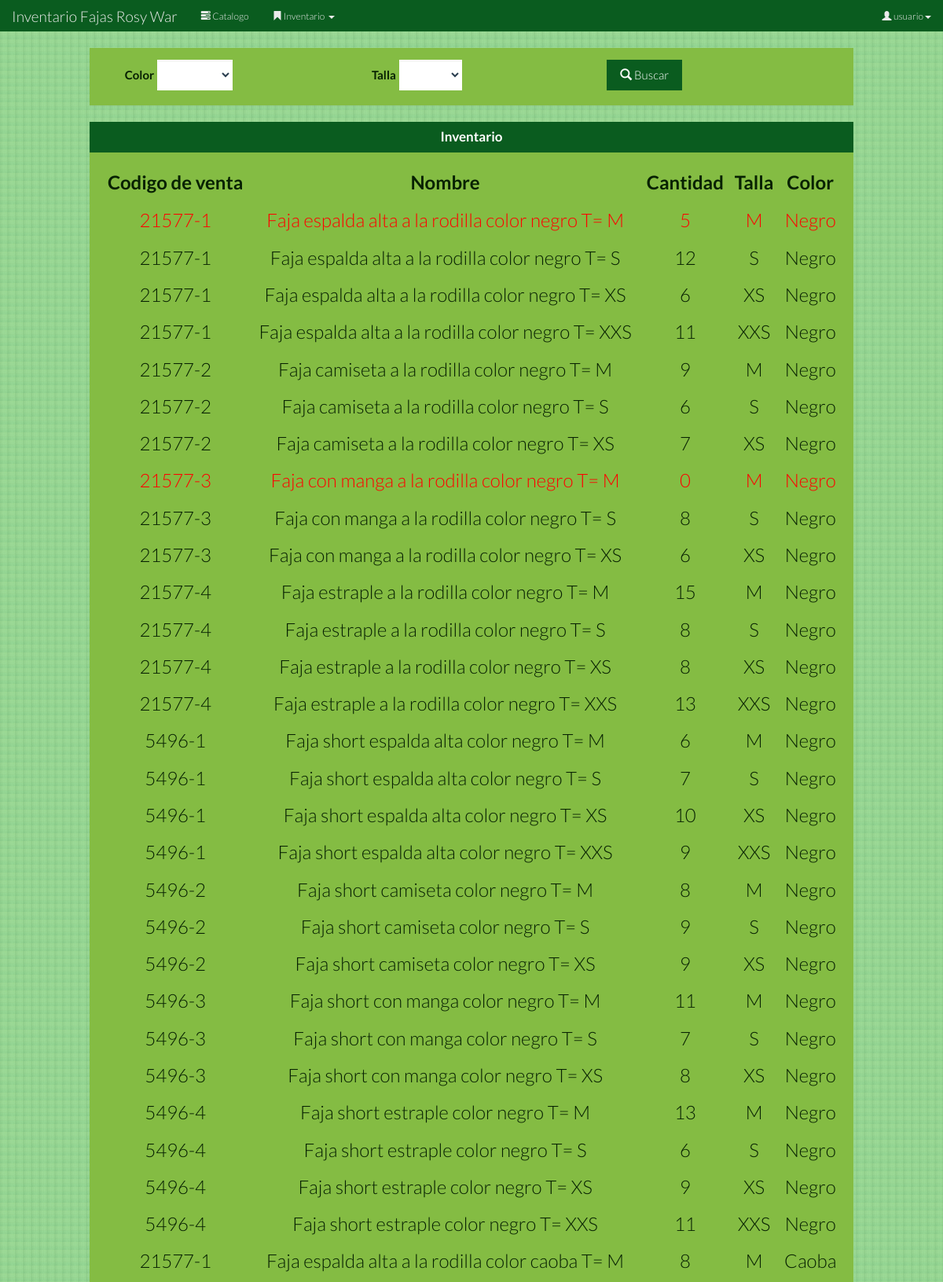
The page /Index.php/listar_inventario (signed in, upper part) on the database its author committed.
### tables this page shows
CREATE TABLE IF NOT EXISTS `producto` (
  `codigo_interno` varchar(255) NOT NULL,
  `codigo` varchar(255) NOT NULL,
  `nombre` varchar(255) NOT NULL,
  `cantidad` varchar(255) NOT NULL,
  `talla` varchar(5) NOT NULL,
  `color` varchar(255) NOT NULL,
  `precio1` double NOT NULL,
  `precio2` double NOT NULL,
  PRIMARY KEY (`codigo_interno`)
);

### Controlador.php (called while the page is built, shortened)
<?php
	require_once "Modelos/Modelo_productos.php";
	function listar_inventario_action(){
		$inventario=listarinventario();
		require "plantillas//menu/busqueda.php";
	}
?>

### Modelos/Modelo_productos.php (called while the page is built, shortened)
<?php
	function listarinventario(){
		$conexion=conectar_base_de_datos();
		$consulta = "SELECT * FROM producto";
		$resultado = mysqli_query($conexion,$consulta);
		$inventario=array();
		while ($fila = $resultado->fetch_assoc()) {
			$inventario[]=$fila;
		}
		return $inventario;
	}
?>

### plantillas/listarinventario.php (the view, shortened to what this page needs)
<?php ob_start();
  if(isset($_SESSION["Tipo"])){
    switch($_SESSION["Tipo"]){
      case 'Usuario':
        include 'plantillas/menu/menu_usuario.php';
      break;
    }
  }else{
  	header("Location: /Inventario_RosyWar/Index.php/inicio");
  } ?>
<div class="row">
	<div class="col-xs-1 col-sm-1 col-md-1 col-lg-1">
	</div>
	<div class="col-xs-10 col-sm-10 col-md-10 col-lg-10">
        <div class="panel panel-primary">
			<?php echo $menulist;?>
		</div>
		<div class="panel panel-primary">
			<div class="panel-heading">
				<h1 class="panel-title"><b><center>Inventario</center></b></h1>
			</div>
			<div class="panel-body">
				<table class="table table-hover">
					<thead>
						<tr>
							<th><center><font size="5">Codigo de venta</center></th>
							<th><center><font size="5">Nombre</center></th>
							<th><center><font size="5">Cantidad</center></th>
							<th><center><font size="5">Talla</center></th>
							<th><center><font size="5">Color</center></th>
						</tr>
					</thead>
					<tbody>
						<?php foreach ($inventario as $inventario):?>
						<?php if($inventario["cantidad"]<="5"):?>
							<tr>
								<td><center><font size="5" color="red"><?php echo $inventario["codigo"];?></center></td>
								<td><center><font size="5" color="red"><?php echo $inventario["nombre"];?></center></td>
								<td><center><font size="5" color="red"><?php echo $inventario["cantidad"];?></center></td>
								<td><center><font size="5" color="red"><?php echo $inventario["talla"];?></center></td>
								<td><center><font size="5" color="red"><?php echo $inventario["color"];?></center></td>
							</tr>
						<?php else:?>
						<tr>
							<td><center><font size="5"><?php echo $inventario["codigo"];?></center></td>
							<td><center><font size="5"><?php echo $inventario["nombre"];?></center></td>
							<td><center><font size="5"><?php echo $inventario["cantidad"];?></center></td>
							<td><center><font size="5"><?php echo $inventario["talla"];?></center></td>
							<td><center><font size="5"><?php echo $inventario["color"];?></center></td>
						</tr>
						<?php endif;?>
						<?php endforeach ?>
					</tbody>
				</table>
			</div>
		</div>
	</div>
	<div class="col-xs-1 col-sm-1 col-md-1 col-lg-1">
	</div>
</div>
<?php $contenido = ob_get_clean(); ?>
<?php include "PlantillaBase.php"; ?>

### plantillas/menu/busqueda.php (shortened to what this page needs)
<div class="panel-body">
	<form action="/Inventario_RosyWar/Index.php/buscar_en_inventario" method="post" name="formBuscarEnInventario" class="form-inline" role="form">
		<div class="col-xs-4 col-sm-4 col-md-4 col-lg-4">
			<div class="form-group">
				<label  class="col-xs-3 col-sm-3 col-md-3 col-lg-3"><h5><b>Color</b></h5></label>
				<div class="col-xs-1 col-sm-1 col-md-1 col-lg-1">
					<select class="form-control" name="ColorFaja" required>
	                  	<option></option>
	                  	<option>Piel</option>
	                </select>
	            </div>
			</div>
		</div>
		<div class="col-xs-4 col-sm-4 col-md-4 col-lg-4">
			<div class="form-group">
				<label  class="col-xs-3 col-sm-3 col-md-3 col-lg-3"><h5><b>Talla</b></h5></label>
				<div class="col-xs-1 col-sm-1 col-md-1 col-lg-1">
					<select class="form-control" name="TallaFaja" required>
	                  	<option></option>
	                  	<option>XXS</option>
	                </select>
	            </div>
			</div>
		</div>
		<div class="col-xs-2 col-sm-2 col-md-2 col-lg-2">
			<button type="submit" class="btn btn-primary"><span class="glyphicon glyphicon-search"></span> Buscar</button>
		</div>
	</form>
</div>
<?php $menulist = ob_get_clean(); ?>
<?php include "plantillas/listarinventario.php"; ?>

### plantillas/menu/menu_usuario.php (shortened to what this page needs)
<nav class="navbar navbar-default" role="navigation">
  <div class="navbar-header">
    <a class="navbar-brand" href="/Inventario_RosyWar/Index.php/inicio"> Inventario Fajas Rosy War</a>
  </div>
  <div class="collapse navbar-collapse navbar-ex1-collapse">
    <ul class="nav navbar-nav">
    <li><a href='#'><span class='glyphicon glyphicon-tasks'></span> Catalogo</a></li>
      <li class="dropdown">
        <a href="#" class="dropdown-toggle" data-toggle="dropdown"><span class='glyphicon glyphicon-bookmark'></span> Inventario <b class="caret"></b>
        </a>
      </li>
    </ul>
    <ul class='nav navbar-nav navbar-right'>
        <li class='dropdown'>
          <a href='#' class='dropdown-toggle' data-toggle='dropdown'><span class='glyphicon glyphicon-user'></span> <?php echo "".$_SESSION["Nombre"];?><b class='caret'></b></a>
        </li>
      </ul>
  </div>
</nav>
<?php $menu = ob_get_clean(); ?>

### Index.php (shortened to what this page needs)
<?php
require_once "Controlador.php";
$url = $_SERVER['REQUEST_URI'];
$uri = explode("?", $url);
switch ($uri[0]) {
	case "/Inventario_RosyWar/Index.php/listar_inventario":
		listar_inventario_action();
	break;
	}
?>

### PlantillaBase.php (shortened to what this page needs)
<?php
  if(isset($_SESSION["Tipo"])){
    switch($_SESSION['Tipo']){
      case 'Usuario':
        include 'plantillas/menu/menu_usuario.php';
      break;
    }
  }else{
  	include 'plantillas/menu/menu_publico.php';
  } ?>
<!DOCTYPE html>
<html lang="es">
<head>
	<link href="/Inventario_RosyWar/bootstrap-3.2.0-dist/css/bootstrap.min.css" rel="stylesheet">
	<link href="/Inventario_RosyWar/bootstrap-3.2.0-dist/css/bootstrap.css" rel="stylesheet">
</head>
<body>
	<header class="img-responsive" role="banner">
		<div class="row">
			<div class="col-xs-12 col-sm-12 col-md-12 col-lg-12" id="test">
				<?php echo $menu;?>
			</div>
		</div>
	</header>
	<div class="container-fluid">
		<?php echo $contenido;?>
	</div>
</body>
</html>

### PlantillaBase.php (style rules this page uses)
body { background-image:url(/Inventario_RosyWar/Imagenes/fondo.jpg); }

### rows shown on the page
producto: codigo "21577-1", nombre "Faja espalda alta a la rodilla color negro T= M", cantidad "5", talla "M", color "Negro"
producto: codigo "21577-1", nombre "Faja espalda alta a la rodilla color negro T= S", cantidad "12", talla "S", color "Negro"
producto: codigo "21577-1", nombre "Faja espalda alta a la rodilla color negro T= XS", cantidad "6", talla "XS", color "Negro"
producto: codigo "21577-1", nombre "Faja espalda alta a la rodilla color negro T= XXS", cantidad "11", talla "XXS", color "Negro"
producto: codigo "21577-2", nombre "Faja camiseta a la rodilla color negro T= M", cantidad "9", talla "M", color "Negro"
producto: codigo "21577-2", nombre "Faja camiseta a la rodilla color negro T= S", cantidad "6", talla "S", color "Negro"
producto: codigo "21577-2", nombre "Faja camiseta a la rodilla color negro T= XS", cantidad "7", talla "XS", color "Negro"
producto: codigo "21577-3", nombre "Faja con manga a la rodilla color negro T= M", cantidad "0", talla "M", color "Negro"
producto: codigo "21577-3", nombre "Faja con manga a la rodilla color negro T= S", cantidad "8", talla "S", color "Negro"
producto: codigo "21577-3", nombre "Faja con manga a la rodilla color negro T= XS", cantidad "6", talla "XS", color "Negro"
producto: codigo "21577-4", nombre "Faja estraple a la rodilla color negro T= M", cantidad "15", talla "M", color "Negro"
producto: codigo "21577-4", nombre "Faja estraple a la rodilla color negro T= S", cantidad "8", talla "S", color "Negro"
producto: codigo "21577-4", nombre "Faja estraple a la rodilla color negro T= XS", cantidad "8", talla "XS", color "Negro"
producto: codigo "21577-4", nombre "Faja estraple a la rodilla color negro T= XXS", cantidad "13", talla "XXS", color "Negro"
producto: codigo "5496-1", nombre "Faja short espalda alta color negro T= M", cantidad "6", talla "M", color "Negro"
producto: codigo "5496-1", nombre "Faja short espalda alta color negro T= S", cantidad "7", talla "S", color "Negro"
producto: codigo "5496-1", nombre "Faja short espalda alta color negro T= XS", cantidad "10", talla "XS", color "Negro"
producto: codigo "5496-1", nombre "Faja short espalda alta color negro T= XXS", cantidad "9", talla "XXS", color "Negro"
producto: codigo "5496-2", nombre "Faja short camiseta color negro T= M", cantidad "8", talla "M", color "Negro"
producto: codigo "5496-2", nombre "Faja short camiseta color negro T= S", cantidad "9", talla "S", color "Negro"
producto: codigo "5496-2", nombre "Faja short camiseta color negro T= XS", cantidad "9", talla "XS", color "Negro"
producto: codigo "5496-3", nombre "Faja short con manga color negro T= M", cantidad "11", talla "M", color "Negro"
producto: codigo "5496-3", nombre "Faja short con manga color negro T= S", cantidad "7", talla "S", color "Negro"
producto: codigo "5496-3", nombre "Faja short con manga color negro T= XS", cantidad "8", talla "XS", color "Negro"
producto: codigo "5496-4", nombre "Faja short estraple color negro T= M", cantidad "13", talla "M", color "Negro"
producto: codigo "5496-4", nombre "Faja short estraple color negro T= S", cantidad "6", talla "S", color "Negro"
producto: codigo "5496-4", nombre "Faja short estraple color negro T= XS", cantidad "9", talla "XS", color "Negro"
producto: codigo "5496-4", nombre "Faja short estraple color negro T= XXS", cantidad "11", talla "XXS", color "Negro"
producto: codigo "21577-1", nombre "Faja espalda alta a la rodilla color caoba T= M", cantidad "8", talla "M", color "Caoba"

### other values the page prints
$_SESSION["Nombre"] "usuario"
